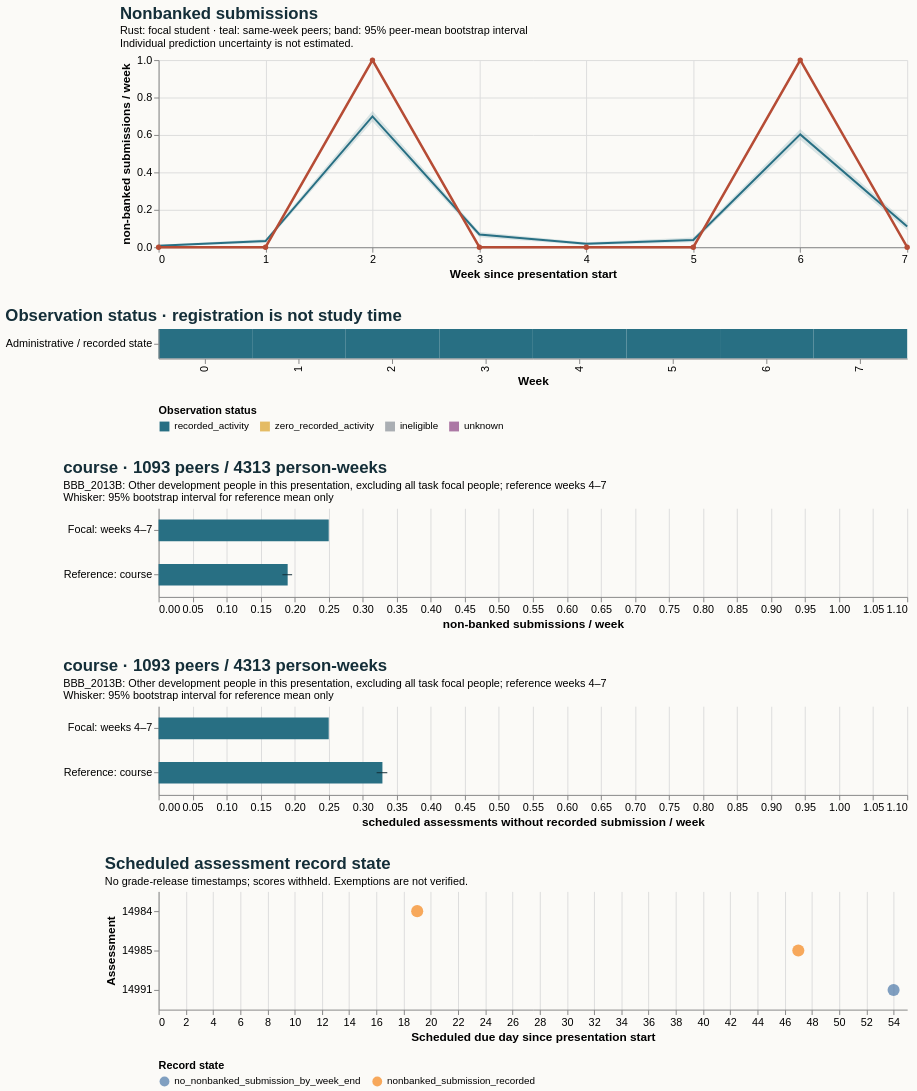

Write the Vega-Lite specification saved for this chart.
### Vega-Lite specification from a JSON file in a GitHub repository (floating-point values rounded to 4 significant figures)
{"$schema": "https://vega.github.io/schema/vega-lite/v5.20.1.json", "config": {"axis": {"labelFontSize": 11, "titleFontSize": 12}, "background": "#fbfaf7", "font": "sans-serif", "title": {"anchor": "start", "color": "#142e38", "fontSize": 17, "subtitleFontSize": 11}, "view": {"continuousHeight": 300, "continuousWidth": 300, "stroke": null}}, "datasets": {"data-0e07d37c14f88e97e3745524dbe867f6": [{"hi": null, "lo": null, "series": "Focal: weeks 4–7", "value": 0.25}, {"hi": 0.1962, "lo": 0.182, "series": "Reference: course", "value": 0.1897}], "data-6a30238e48c78fc0b990be485c87622f": [{"as_of_day": 20, "assessment_id": 14984, "course": "BBB_2013B", "due_day": 19, "person_id": 278447, "score_status": "withheld_release_time_unknown", "state": "nonbanked_submission_recorded", "week": 2}, {"as_of_day": 48, "assessment_id": 14985, "course": "BBB_2013B", "due_day": 47, "person_id": 278447, "score_status": "withheld_release_time_unknown", "state": "nonbanked_submission_recorded", "week": 6}, {"as_of_day": 55, "assessment_id": 14991, "course": "BBB_2013B", "due_day": 54, "person_id": 278447, "score_status": "withheld_release_time_unknown", "state": "no_nonbanked_submission_by_week_end", "week": 7}], "data-7559244314441b30a1c933488ef7606a": [{"end_day": 6, "focal_value": 0.0, "peer_ci_high": 0.01285, "peer_ci_low": 0.003428, "peer_mean": 0.007712, "peer_observations": 1167, "peer_people": 1167, "reference": "course", "unit": "non-banked submissions / week", "week": 0}, {"end_day": 13, "focal_value": 0.0, "peer_ci_high": 0.04273, "peer_ci_low": 0.02284, "peer_mean": 0.03279, "peer_observations": 1159, "peer_people": 1159, "reference": "course", "unit": "non-banked submissions / week", "week": 1}, {"end_day": 20, "focal_value": 1.0, "peer_ci_high": 0.7285, "peer_ci_low": 0.6723, "peer_mean": 0.6991, "peer_observations": 1140, "peer_people": 1140, "reference": "course", "unit": "non-banked submissions / week", "week": 2}, {"end_day": 27, "focal_value": 0.0, "peer_ci_high": 0.08127, "peer_ci_low": 0.05389, "peer_mean": 0.06802, "peer_observations": 1132, "peer_people": 1132, "reference": "course", "unit": "non-banked submissions / week", "week": 3}, {"end_day": 34, "focal_value": 0.0, "peer_ci_high": 0.02653, "peer_ci_low": 0.01098, "peer_mean": 0.0183, "peer_observations": 1093, "peer_people": 1093, "reference": "course", "unit": "non-banked submissions / week", "week": 4}, {"end_day": 41, "focal_value": 0.0, "peer_ci_high": 0.05249, "peer_ci_low": 0.0267, "peer_mean": 0.03867, "peer_observations": 1086, "peer_people": 1086, "reference": "course", "unit": "non-banked submissions / week", "week": 5}, {"end_day": 48, "focal_value": 1.0, "peer_ci_high": 0.6298, "peer_ci_low": 0.5739, "peer_mean": 0.6028, "peer_observations": 1075, "peer_people": 1075, "reference": "course", "unit": "non-banked submissions / week", "week": 6}, {"end_day": 55, "focal_value": 0.0, "peer_ci_high": 0.1299, "peer_ci_low": 0.09065, "peer_mean": 0.1114, "peer_observations": 1059, "peer_people": 1059, "reference": "course", "unit": "non-banked submissions / week", "week": 7}], "data-7fa38f1d51cf50060026705ac0b81261": [{"eligible_days": 7.0, "end_day": 6, "logging_completeness": "unknown", "observation_status": "recorded_activity", "row": "Administrative / recorded state", "score_status": "withheld_release_time_unknown", "start_day": 0, "value": 0.0, "week": 0}, {"eligible_days": 7.0, "end_day": 13, "logging_completeness": "unknown", "observation_status": "recorded_activity", "row": "Administrative / recorded state", "score_status": "withheld_release_time_unknown", "start_day": 7, "value": 0.0, "week": 1}, {"eligible_days": 7.0, "end_day": 20, "logging_completeness": "unknown", "observation_status": "recorded_activity", "row": "Administrative / recorded state", "score_status": "withheld_release_time_unknown", "start_day": 14, "value": 1.0, "week": 2}, {"eligible_days": 7.0, "end_day": 27, "logging_completeness": "unknown", "observation_status": "recorded_activity", "row": "Administrative / recorded state", "score_status": "withheld_release_time_unknown", "start_day": 21, "value": 0.0, "week": 3}, {"eligible_days": 7.0, "end_day": 34, "logging_completeness": "unknown", "observation_status": "recorded_activity", "row": "Administrative / recorded state", "score_status": "withheld_release_time_unknown", "start_day": 28, "value": 0.0, "week": 4}, {"eligible_days": 7.0, "end_day": 41, "logging_completeness": "unknown", "observation_status": "recorded_activity", "row": "Administrative / recorded state", "score_status": "withheld_release_time_unknown", "start_day": 35, "value": 0.0, "week": 5}, {"eligible_days": 7.0, "end_day": 48, "logging_completeness": "unknown", "observation_status": "recorded_activity", "row": "Administrative / recorded state", "score_status": "withheld_release_time_unknown", "start_day": 42, "value": 1.0, "week": 6}, {"eligible_days": 7.0, "end_day": 55, "logging_completeness": "unknown", "observation_status": "recorded_activity", "row": "Administrative / recorded state", "score_status": "withheld_release_time_unknown", "start_day": 49, "value": 0.0, "week": 7}], "data-f5f1d79461c98fce8e018e630c203eaa": [{"hi": null, "lo": null, "series": "Focal: weeks 4–7", "value": 0.25}, {"hi": 0.3361, "lo": 0.3204, "series": "Reference: course", "value": 0.3289}]}, "resolve": {"scale": {"color": "independent"}}, "spacing": 28, "vconcat": [{"data": {"name": "data-7559244314441b30a1c933488ef7606a"}, "height": 190, "layer": [{"encoding": {"x": {"axis": {"tickMinStep": 1}, "field": "week", "title": "Week since presentation start", "type": "quantitative"}, "y": {"field": "peer_ci_low", "scale": {"zero": true}, "title": "non-banked submissions / week", "type": "quantitative"}, "y2": {"field": "peer_ci_high"}}, "mark": {"color": "#286f83", "opacity": 0.16, "type": "area"}}, {"encoding": {"tooltip": [{"field": "week", "type": "quantitative"}, {"field": "peer_mean", "type": "quantitative"}, {"field": "peer_people", "type": "quantitative"}, {"field": "peer_observations", "type": "quantitative"}], "x": {"field": "week", "type": "quantitative"}, "y": {"field": "peer_mean", "type": "quantitative"}}, "mark": {"color": "#286f83", "strokeWidth": 2, "type": "line"}}, {"encoding": {"tooltip": [{"field": "week", "type": "quantitative"}, {"field": "focal_value", "type": "quantitative"}], "x": {"field": "week", "type": "quantitative"}, "y": {"field": "focal_value", "type": "quantitative"}}, "mark": {"color": "#b64c35", "point": {"color": "#b64c35"}, "strokeWidth": 2.5, "type": "line"}}], "title": {"subtitle": ["Rust: focal student · teal: same-week peers; band: 95% peer-mean bootstrap interval", "Individual prediction uncertainty is not estimated."], "text": "Nonbanked submissions"}, "width": 760}, {"data": {"name": "data-7fa38f1d51cf50060026705ac0b81261"}, "encoding": {"color": {"field": "observation_status", "legend": {"labelLimit": 260, "orient": "bottom"}, "scale": {"domain": ["recorded_activity", "zero_recorded_activity", "ineligible", "unknown"], "range": ["#286f83", "#e4bb64", "#aaaeb3", "#ac78a5"]}, "title": "Observation status", "type": "nominal"}, "tooltip": [{"field": "week", "type": "quantitative"}, {"field": "eligible_days", "type": "quantitative"}, {"field": "observation_status", "type": "nominal"}, {"field": "logging_completeness", "type": "nominal"}], "x": {"field": "week", "title": "Week", "type": "ordinal"}, "y": {"field": "row", "title": null, "type": "nominal"}}, "height": 30, "mark": {"type": "rect"}, "title": "Observation status · registration is not study time", "width": 760}, {"data": {"name": "data-0e07d37c14f88e97e3745524dbe867f6"}, "height": 90, "layer": [{"encoding": {"x": {"field": "value", "scale": {"domain": [0, 1.05], "zero": true}, "title": "non-banked submissions / week", "type": "quantitative"}, "y": {"field": "series", "sort": null, "title": null, "type": "nominal"}}, "mark": {"color": "#286f83", "size": 22, "type": "bar"}}, {"encoding": {"x": {"field": "lo", "type": "quantitative"}, "x2": {"field": "hi"}, "y": {"field": "series", "sort": null, "title": null, "type": "nominal"}}, "mark": {"color": "#142e38", "type": "rule"}}], "title": {"subtitle": ["BBB_2013B: Other development people in this presentation, excluding all task focal people; reference weeks 4–7", "Whisker: 95% bootstrap interval for reference mean only"], "text": "course · 1093 peers / 4313 person-weeks"}, "width": 760}, {"data": {"name": "data-f5f1d79461c98fce8e018e630c203eaa"}, "height": 90, "layer": [{"encoding": {"x": {"field": "value", "scale": {"domain": [0, 1.05], "zero": true}, "title": "scheduled assessments without recorded submission / week", "type": "quantitative"}, "y": {"field": "series", "sort": null, "title": null, "type": "nominal"}}, "mark": {"color": "#286f83", "size": 22, "type": "bar"}}, {"encoding": {"x": {"field": "lo", "type": "quantitative"}, "x2": {"field": "hi"}, "y": {"field": "series", "sort": null, "title": null, "type": "nominal"}}, "mark": {"color": "#142e38", "type": "rule"}}], "title": {"subtitle": ["BBB_2013B: Other development people in this presentation, excluding all task focal people; reference weeks 4–7", "Whisker: 95% bootstrap interval for reference mean only"], "text": "course · 1093 peers / 4313 person-weeks"}, "width": 760}, {"data": {"name": "data-6a30238e48c78fc0b990be485c87622f"}, "encoding": {"color": {"field": "state", "legend": {"labelLimit": 400, "orient": "bottom"}, "title": "Record state", "type": "nominal"}, "tooltip": [{"field": "assessment_id", "type": "quantitative"}, {"field": "due_day", "type": "quantitative"}, {"field": "as_of_day", "type": "quantitative"}, {"field": "state", "type": "nominal"}, {"field": "score_status", "type": "nominal"}], "x": {"field": "due_day", "title": "Scheduled due day since presentation start", "type": "quantitative"}, "y": {"field": "assessment_id", "title": "Assessment", "type": "nominal"}}, "height": 120, "mark": {"filled": true, "size": 150, "type": "point"}, "title": {"subtitle": "No grade-release timestamps; scores withheld. Exemptions are not verified.", "text": "Scheduled assessment record state"}, "width": 760}]}
